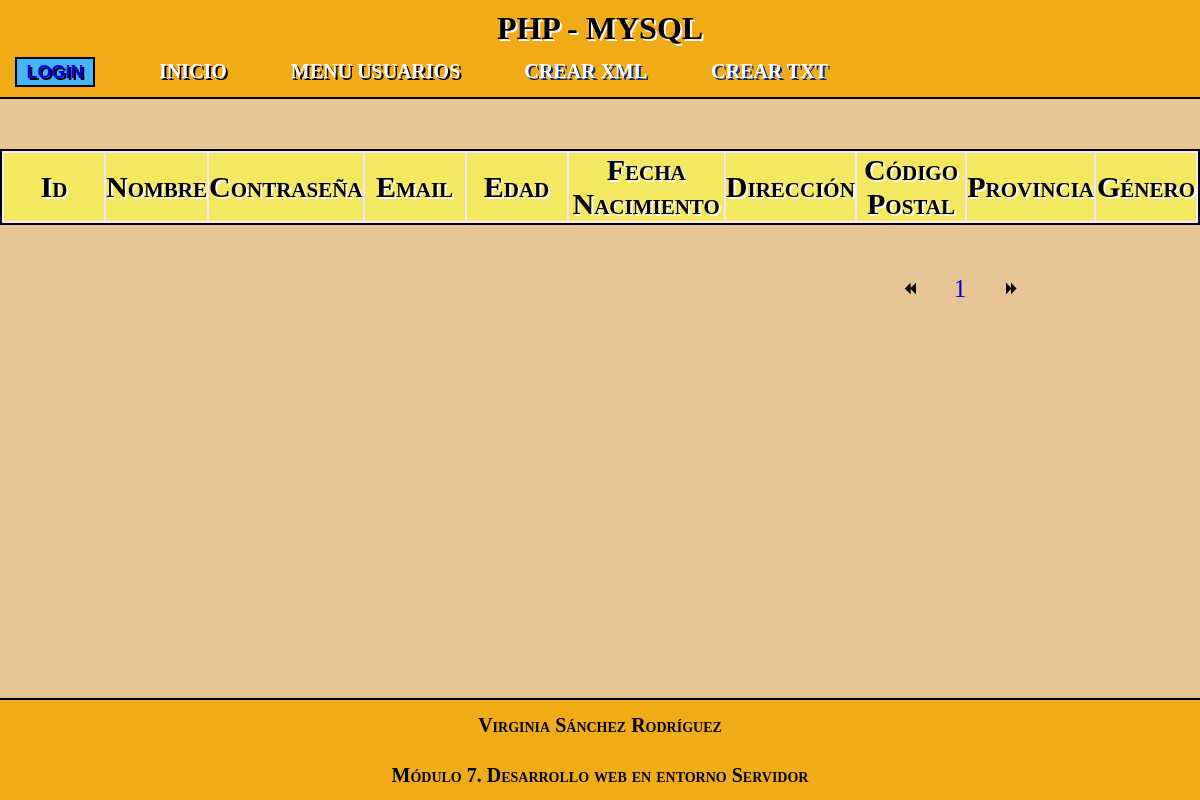
Before: /menuUsuarios.php?pagina=2 with the older database file.
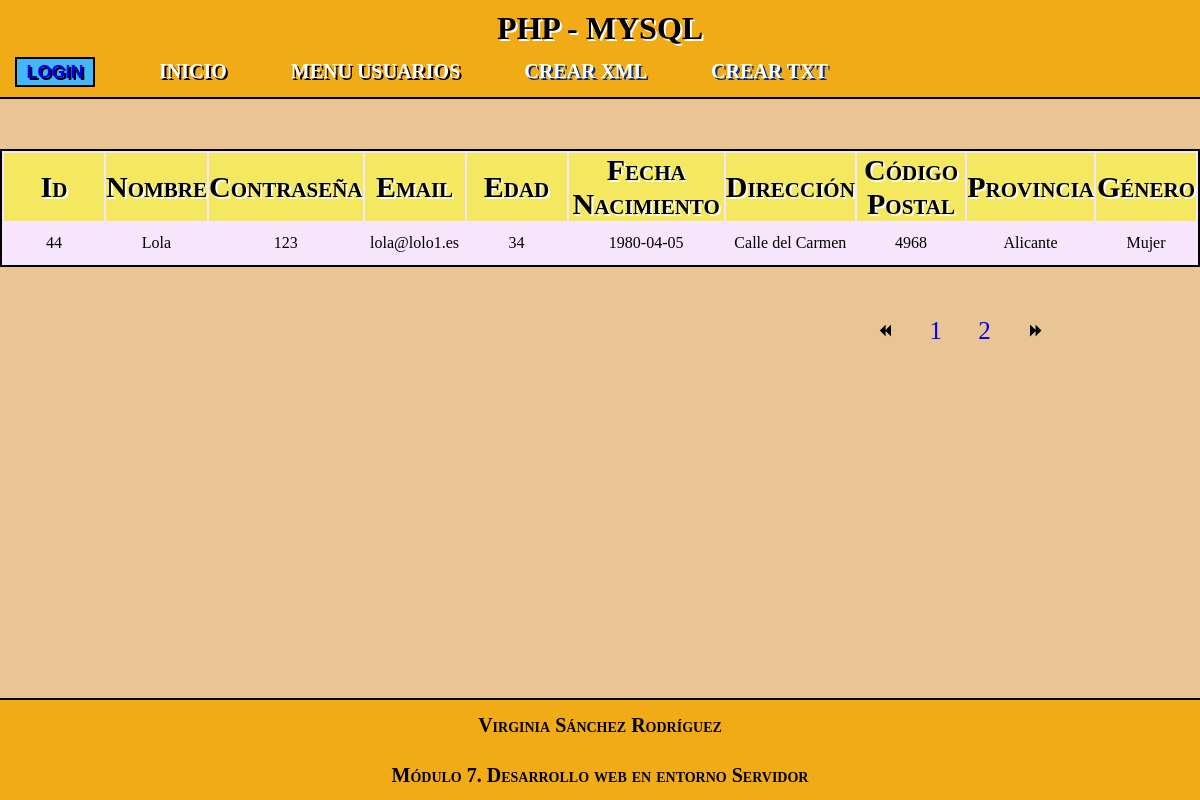
After: the same page with the newer database file.
### tables this page shows
CREATE TABLE `usuarios` (
  `Id` int(11) NOT NULL,
  `Nombre` varchar(30) DEFAULT NULL,
  `Contrasena` varchar(8) DEFAULT NULL,
  `Email` varchar(30) DEFAULT NULL,
  `Edad` int(11) DEFAULT NULL,
  `FechaNacimiento` date DEFAULT NULL,
  `Direccion` varchar(100) DEFAULT NULL,
  `CodigoPostal` int(11) DEFAULT NULL,
  `Provincia` varchar(30) DEFAULT NULL,
  `Genero` varchar(10) DEFAULT NULL
);

### menuUsuarios.php (the view, shortened to what this page needs)
<?php
	include 'cabecera.php';
?>
<table>
	<tr>
	    <th>Id</th>
	    <th>Nombre</th>
	    <th>Contraseña</th>
	    <th>Email</th>
	    <th>Edad</th>
	    <th>Fecha Nacimiento</th>
	    <th>Dirección</th>
	    <th>Código Postal</th>
	    <th>Provincia</th>
	    <th>Género</th>
	</tr>
<?php
	include 'conexion.php';
	$query = "SELECT * FROM usuarios";
	$registrosPorPagina = 10;
	if(isset($_GET['pagina'])){
		if ($_GET['pagina'] == 1){
			header ("Location:menuUsuarios.php");
		}
		else {
			$pagina = $_GET['pagina'];
		}
	}
	else {
		$pagina = 1;
	}
	$primerRegistro = ($pagina-1)*$registrosPorPagina;
	$resultado = $conexion->query($query);
	$registros = $resultado->fetchAll (PDO::FETCH_OBJ);
	$numeroRegistros = count($registros);
	$numeroPaginas = ceil($numeroRegistros/$registrosPorPagina);
	$queryLimite = "SELECT * FROM usuarios LIMIT $primerRegistro,$registrosPorPagina";
	$resultadoLimite = $conexion->query($queryLimite);
	$registrosLimite = $resultadoLimite->fetchAll (PDO::FETCH_OBJ);
	foreach($registrosLimite as $usuario):
?>
<tr>
	<td> <?php echo $usuario->Id?> </td>
	<td> <?php echo $usuario->Nombre?> </td>
	<td> <?php echo $usuario->Contrasena?> </td>
	<td> <?php echo $usuario->Email?> </td>
	<td> <?php echo $usuario->Edad?> </td>
	<td> <?php echo $usuario->FechaNacimiento?> </td>
	<td> <?php echo $usuario->Direccion?> </td>
	<td> <?php echo $usuario->CodigoPostal?> </td>
	<td> <?php echo $usuario->Provincia?> </td>
	<td> <?php echo $usuario->Genero?> </td>
</tr>
<?php
	endforeach;
?>
</table>
<div id="paginacion">
	<a href="menuUsuarios.php?pagina=<?php	if ($pagina != 1) {echo $pagina-1;} else {echo '1';}?>"><img src="images/backward2.png" alt="Anterior"></a>
	<?php
		for ($i = 1; $i <= $numeroPaginas; $i++) {
			echo "<a href='?pagina=" . $i . "'>" . $i . "</a> ";
		}
	?>
	<a href="menuUsuarios.php?pagina=<?php	if ($pagina != $numeroPaginas) {echo $pagina+1;} else {echo $numeroPaginas;}  ?>"><img src="images/forward3.png" alt="Posterior"></a>
</div>
<?php
	include 'pie.php';
?>

### cabecera.php (shortened to what this page needs)
<!DOCTYPE html>
<html lang="en">
<head>
	<link rel="stylesheet" href="css/estilos.css">
</head>
<body style="background:<?php echo $colorBody;?>">
	<header style="background:<?php echo $colorHeader;?>">
		<h1 class="titulo">PHP - MYSQL </h1>
		<div id="menu">
			<ul>
				<?php
					if(!isset($_SESSION['usuario'])){ ?>
						<button><a href="login.php">LOGIN</a></button>
						<li><a href="index.php">INICIO</a></li>
					<?php }
				?>
				<li><a href="menuUsuarios.php">MENU USUARIOS</a></li>
				<li><a class="ficheros" href="index.php?archivo=xml">CREAR XML</a></li>
				<li><a class="ficheros" href="index.php?archivo=txt">CREAR TXT</a></li>
			</ul>
		</div>
	</header>

### pie.php
<footer style="background:<?php echo $colorFooter;?>">
		<p>Virginia Sánchez Rodríguez</p>
		<p>Módulo 7. Desarrollo web en entorno Servidor</p>
</footer>
</body>
</html>

### css/estilos.css (style rules this page uses)
* { margin: 0; padding: 0; text-decoration: none; }
header { background: #F1AB16; border-bottom: 2px solid #000000; }
header h1 { text-align: center; padding: 10px; text-shadow: 2px 2px white; }
header #menu ul button { margin-left: 15px; width: 80px; height: 30px; background: #42B8FB; margin-bottom: 10px; color: #FFFFFF; font-weight: bold; font-size: 18px; text-shadow: 2px 2px #000000; border: 2px solid #000000; }
header #menu ul li { display: inline; text-decoration: none; }
header #menu ul li a, header #menu ul button a:visited { width: 100%; text-align: center; margin-left: 60px; font-weight: bolder; text-shadow: 2px 2px #000000; font-size: 20px; color: white; }
header #menu ul li .ficheros { text-shadow: 2px 2px rgb(5, 47, 139); }
body { background: #E9C495; position: relative; }
table { background: #F7E5FB; border: 2px solid black; width: auto; margin: 50px auto; }
th { min-width: 100px; font-weight: bold; text-shadow: 2px 2px white; font-variant: small-caps; font-size: 30px; background: #F4E860; text-align: center; }
tr { height: 40px; }
td { text-align: center; }
#paginacion { width: 20%; margin-left: 70%; text-align: center; font-size: 25px; }
#paginacion a img { width: 7%; height: 7%; }
#paginacion a { text-decoration: none; margin-right: 15px; margin-left: 15px; }
footer { position: fixed; bottom: 0px; left: 0px; width: 100%; border-top: 2px solid black; font-weight: bold; font-size: 20px; font-variant: small-caps; background: #F1AB16; height: 100px; margin: auto; line-height: 50px; }
footer p { text-align: center; }

Changed rows visible on the page:
added usuarios: Id "44", Nombre "Lola", Contrasena "123", Email "lola@lolo1.es", Edad "34", FechaNacimiento "1980-04-05", Direccion "Calle del Carmen", CodigoPostal "4968", Provincia "Alicante", Genero "Mujer"
Other visible differences:
new list line: "2"
